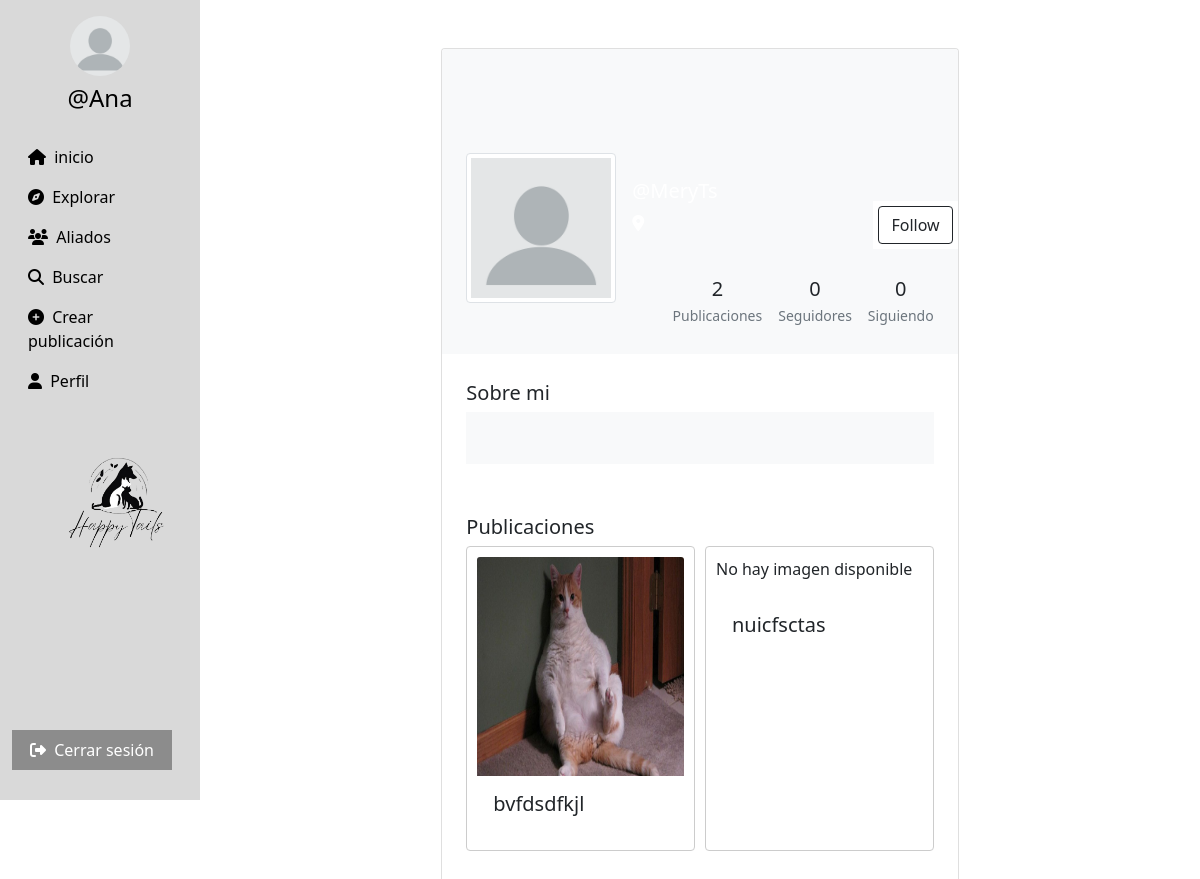
The page /profile/MeryTs (signed in) on the database its author committed.
### userauth/models.py (models this page shows, shortened)
class Profile(models.Model):
    user = models.ForeignKey(User, on_delete=models.CASCADE)
    id_user = models.IntegerField(primary_key=True, default=0)
    bio = models.TextField(blank=True, default='')
    profileimg = models.ImageField(upload_to='profile_images', default='blank-profile-picture.png')
    location = models.CharField(max_length=100, blank=True, default='')

class Post(models.Model):
    id = models.UUIDField(primary_key=True, default=uuid.uuid4)
    user = models.CharField(max_length=100)
    image = models.ImageField(upload_to='post_images')
    caption = models.TextField()
    created_at = models.DateTimeField(default=datetime.now)
    no_of_likes = models.IntegerField(default=0)

### userauth/views.py (the view, shortened to what this page needs)
# urls.py: path('profile/<str:id_user>', views.profile),
@login_required(login_url='/loginn')
def profile(request,id_user):
    user_object = User.objects.get(username=id_user)
    print(user_object)
    profile = Profile.objects.get(user=request.user)
    user_profile = Profile.objects.get(user=user_object)
    user_posts = Post.objects.filter(user=id_user).order_by('-created_at')
    user_post_length = len(user_posts)
    follower = request.user.username
    user = id_user
    if Followers.objects.filter(follower=follower, user=user).first():
        follow_unfollow = 'Unfollow'
    else:
        follow_unfollow = 'Follow'
    user_followers = len(Followers.objects.filter(user=id_user))
    user_following = len(Followers.objects.filter(follower=id_user))
    context = {
        'user_object': user_object,
        'user_profile': user_profile,
        'user_posts': user_posts,
        'user_post_length': user_post_length,
        'profile': profile,
        'follow_unfollow':follow_unfollow,
        'user_followers': user_followers,
        'user_following': user_following,
    }
    return render(request, 'profile.html', context)

### templates/profile.html (shortened to what this page needs)
{% load static %}
<!DOCTYPE html>
<html lang="en">
<head>
    <link rel="stylesheet" href="https://maxcdn.bootstrapcdn.com/bootstrap/4.5.2/css/bootstrap.min.css">
    <link href="https://cdn.jsdelivr.net/npm/bootstrap@5.0.2/dist/css/bootstrap.min.css" rel="stylesheet"
>
    <link rel="stylesheet" href="{% static 'css/app.css' %}">
</head>
<body>
    {% load static %}
    <div class="container-fluid">
        <div class="row">
            <nav class="col-md-2 d-none d-md-block sidebar" style="position: fixed;">
                <div class="text-center mt-3">
                    <img src="{{profile.profileimg.url}}" alt="Profile Picture" class="profile-pic">
                    <h4 class="mt-2"><a href="/profile/{{user}}" style="text-decoration:none;">@{{user}}</a></h4>
                </div>
                <ul class="nav flex-column mt-4">
                    <li class="nav-item">
                        <a class="nav-link active" href="/" style="color: black;">
                            <i class="fa-solid fa-house mr-1"></i> inicio
                        </a>
                    </li>
                    <li class="nav-item">
                        <a class="nav-link" href="/explore" style="color: black;">
                            <i class="fa-solid fa-compass mr-1"></i> Explorar
                        </a>
                    </li>
                    <li class="nav-item">
                        <a class="nav-link" href="/aliados" style="color: black;">
                            <i class="fas fa-users mr-1"></i> Aliados
                        </a>
                    </li>
                    <li class="nav-item">
                        <a class="nav-link" href="#" data-bs-toggle="modal" data-bs-target="#exampleModal3" style="color: black;">
                            <i class="fa-solid fa-magnifying-glass mr-1"></i> Buscar
                        </a>
                    </li>
                    <li class="nav-item">
                        <a class="nav-link" href="#" data-bs-toggle="modal" data-bs-target="#exampleModal"
                            data-bs-whatever="@getbootstrap" style="color: black;">
                            <i class="fa-solid fa-circle-plus mr-1"></i> Crear publicación
                        </a>
                    </li>
                    <li class="nav-item">
                        <a class="nav-link" href="/profile/{{profile.user}}" style="color: black;">
                            <i class="fa-solid fa-user mr-1"></i> Perfil
                        </a>
                    </li>
                    <img src="/static/LogoHT.png" alt="Logo" style="width: 110px; margin-right: 5px; margin-top: 50px; margin-left: 50px;">
                    <li class="nav-item mt-auto" style="position: absolute; bottom: 0; width: 80%;">
                        <a class="nav-link" href="/logoutt" style="background-color: #8C8C8C; color: white; width: 100%; text-align: center; margin-bottom: 30px;">
                            <i class="fa-solid fa-right-from-bracket mr-1"></i> Cerrar sesión
                        </a>
                    </li>
                </ul>
            </nav>
            {% load static %}
            <main role="main" class="col-md-9 ml-sm-auto col-lg-10 px-md-4">
                <section class="gradient-custom-2">
                    <div class="container py-5">
                        <div class="row d-flex justify-content-center align-items-center h-100">
                            <div class="col col-lg-9 col-xl-7">
                                <div class="card">
                                    <div class="rounded-top text-white d-flex flex-row"
                                        style="background: #f8f9fa; height:200px;">
                                        <div class="ms-4  d-flex flex-column" style="width: 150px; margin-top:5rem;">
                                            <img src="{{user_profile.profileimg.url}}" alt="Generic placeholder image"
                                                class="img-fluid img-thumbnail mt-4 mb-2"
                                                style="width: 150px; z-index: 1">
                                        </div>
                                        <div class="ms-3" style="margin-top: 130px;">
                                            <h5>@{{user_profile.user}}</h5>
                                            <p><i class="fa-solid fa-location-dot"></i> {{user_profile.location}}</p>
                                        </div>
                                        <div style="margin-inline-start: auto; margin-top: auto;background:white;">
                                        <form action="/follow" method="POST">
                                            {% csrf_token %}  {% if user != user_profile.user %}
                                            <button type="submit" class="btn btn-outline-dark"
                                                data-mdb-ripple-color="dark" style="z-index: 1; margin: 5px;"
                                                data-bs-toggle="modal" data-bs-target="#exampleModal1"
                                                data-bs-whatever="@getbootstrap">
                                                {{follow_unfollow}}
                                            </button>
                                            {% endif %}
</form>
                                        </div>
                                    </div>
                                    <div class="p-4 text-black" style="background-color: #f8f9fa;">
                                        <div class="d-flex justify-content-end text-center py-1">
                                            <div>
                                                <p class="mb-1 h5">{{user_post_length}}</p>
                                                <p class="small text-muted mb-0">Publicaciones</p>
                                            </div>
                                            <div class="px-3">
                                                <p class="mb-1 h5">{{user_followers}}</p>
                                                <p class="small text-muted mb-0">Seguidores</p>
                                            </div>
                                            <div>
                                                <p class="mb-1 h5">{{user_following}}</p>
                                                <p class="small text-muted mb-0">Siguiendo</p>
                                            </div>
                                        </div>
                                    </div>
                                    <div class="card-body p-4 text-black">
                                        <div class="mb-5">
                                            <p class="lead fw-normal mb-1">Sobre mi</p>
                                            <div class="p-4" style="background-color: #f8f9fa;">
                                            </div>
                                        </div>
                                        <div class="mb-5">
                                            <p class="lead fw-normal mb-1">Publicaciones</p>
                                            <div class="image-grid">
                                                {% for pos in user_posts %}
                                                <div class="card image-item">
                                                    {% if pos.image %}
                                                    <img src="{{pos.image.url}}" class="card-img-top" alt="..."
                                                        style="width: 219px;height: 219px;">
                                                    {% else %}
                                                    <p>No hay imagen disponible</p>
                                                    {% endif %}
                                                    <div class="card-body">
                                                        <h5 class="card-title">{{pos.caption}}</h5>
                                                    </div>
                                                </div>
                                                {% endfor %}
                                            </div>
                                        </div>
                                    </div>
                                </div>
                            </div>
                        </div>
                    </div>
                </section>
            </main>
        </div>
    </div>
</body>
</html>

### templates/profile.html (style rules this page uses)
.sidebar { background-color: #D9D9D9; height: 100vh; }
.profile-pic { width: 60px; height: 60px; border-radius: 50%; object-fit: cover; }
a { color: black; }
.image-grid { display: grid; grid-template-columns: repeat(auto-fill, minmax(200px, 1fr)); gap: 10px; }
.image-item { border: 1px solid #ccc; padding: 10px; }
.image-item img { max-width: 100%; height: auto; }

### rows shown on the page
Profile: profileimg (placeholder picture)
Profile: profileimg (placeholder picture)
Post: image (picture), caption "bvfdsdfkjl"
Post: image "No hay imagen disponible", caption "nuicfsctas"

### other values the page prints
{{ user }} "Ana"
{{ follow_unfollow }} "Follow"
{{ user_post_length }} "2"
{{ user_followers }} "0"
{{ user_following }} "0"
